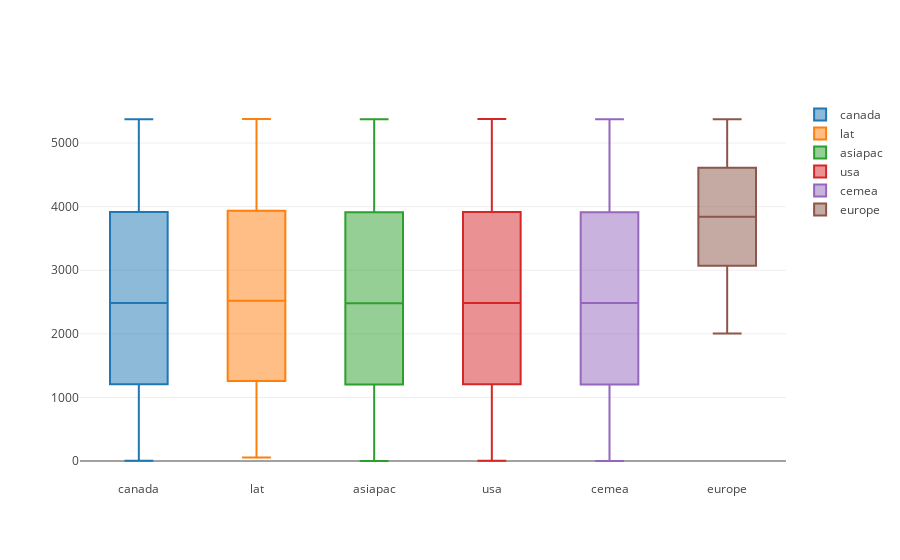

Notebook source saved alongside this figure:
### Code cell
# print box
new = list(groupbyRegion)
groupby = perfdata['Intent_Completed_Count'].groupby(perfdata['Merchant_Region_Name'])

dicto = groupby.groups
# print dicto
    
canada = []
europe = []
lat = []
asiapac = []
usa = []
cemea = []

for i in dicto["CANADA"]:
    canada.append(i)

for i in dicto["EUROPE"]:
    europe.append(i)
    
for i in dicto["LAT.AM."]:
    lat.append(i)
    
for i in dicto["ASIAPAC"]:
    asiapac.append(i)
    
for i in dicto["U.S.A."]:
    usa.append(i)
    
for i in dicto["C.E.M.E.A."]:
    cemea.append(i)
    
trace0 = go.Box(
    name='canada',
    y= canada
)
trace1 = go.Box(
    name='lat',
    y= lat
)

trace2 = go.Box(
    name='asiapac',
    y= asiapac
)


trace3 = go.Box(
    name='usa',
    y= usa
)


trace4 = go.Box(
    name='cemea',
    y= cemea
)


trace5 = go.Box(
    name='europe',
    y= europe
)

layout = go.Layout(
    yaxis=dict(
        title='Intent Completed Count Stats',
        zeroline=False
    ),
    boxmode='group'
)

data = [trace0, trace1,trace2,trace3,trace4,trace5]
iplot(data)

### Figure 1 — Plotly figure (JSON) as saved in the notebook; plotly's stock layout.template omitted (floating-point values rounded to 4 significant figures; data arrays with more than 128 entries replaced by an {"elided": "..."} marker saying what was removed)
{"data": [{"name": "canada", "type": "box", "y": {"elided": "976 int values"}}, {"name": "lat", "type": "box", "y": {"elided": "962 int values"}}, {"name": "asiapac", "type": "box", "y": {"elided": "976 int values"}}, {"name": "usa", "type": "box", "y": {"elided": "976 int values"}}, {"name": "cemea", "type": "box", "y": {"elided": "976 int values"}}, {"name": "europe", "type": "box", "y": {"elided": "513 int values"}}], "layout": {}}
